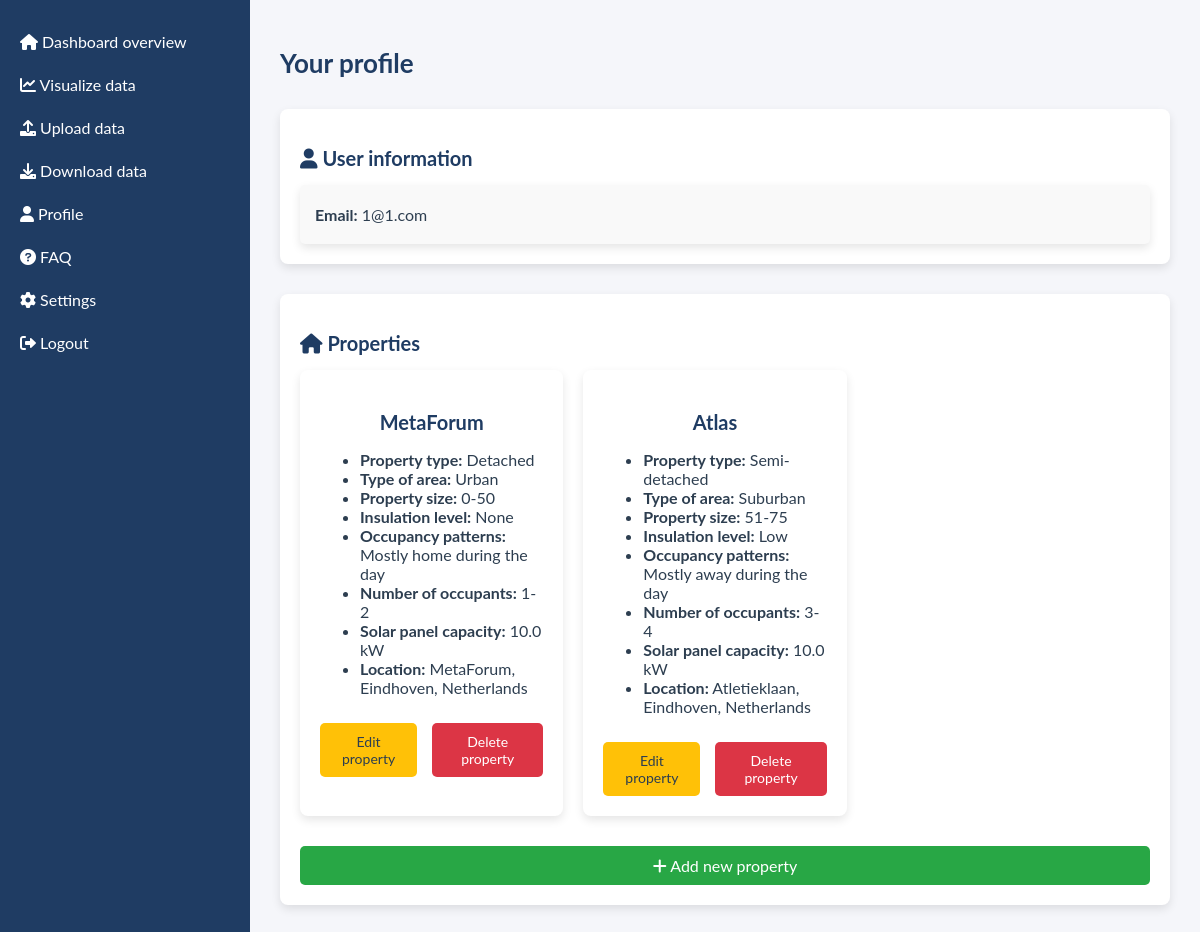
Screenshot of /profile (signed in) with the database file from the repository.
### tables this page shows
CREATE TABLE houses (
                id INTEGER PRIMARY KEY AUTOINCREMENT,
                user_id INTEGER NOT NULL,
                name TEXT NOT NULL,
                type_of_area TEXT NOT NULL,
                house_type TEXT NOT NULL,
                house_size TEXT NOT NULL,
                occupants TEXT NOT NULL,
                occupancy_patterns TEXT NOT NULL,
                insulation_level TEXT NOT NULL,
                solar_capacity REAL NOT NULL,
                location TEXT,
                FOREIGN KEY(user_id) REFERENCES users(id)
            );

### app.py (the view)
@app.route('/profile')
def profile():
    if 'user_id' not in session:
        return redirect(url_for('login'))
    user_id = session['user_id']
    with sqlite3.connect(db_file) as conn:
        conn.row_factory = sqlite3.Row
        c = conn.cursor()
        c.execute('''
            SELECT id, user_id, name, type_of_area, house_size, house_type,
                   insulation_level, occupants, occupancy_patterns, solar_capacity, location
            FROM houses
            WHERE user_id = ?
        ''', (user_id,))
        houses = c.fetchall()
    return render_template('profile.html', houses=houses)

### templates/profile.html (shortened to what this page needs)
<!DOCTYPE html>
<html lang="en">
<head>
    <link rel="stylesheet" href="{{ url_for('static', filename='css/sidebar.css') }}">
    <link rel="stylesheet" href="{{ url_for('static', filename='css/profile.css') }}">
    <link rel="stylesheet" href="https://cdnjs.cloudflare.com/ajax/libs/font-awesome/6.0.0-beta3/css/all.min.css">
</head>
<body>
    <div class="sidebar" id="sidebar">
        <a href="{{ url_for('dashboard') }}"><i class="fas fa-home"></i> Dashboard overview</a>
        <a href="{{ url_for('visualize_data') }}"><i class="fas fa-chart-line"></i> Visualize data</a>
        <a href="{{ url_for('upload') }}"><i class="fas fa-upload"></i> Upload data</a>
        <a href="{{ url_for('download') }}"><i class="fas fa-download"></i> Download data</a>
        <a href="{{ url_for('profile') }}"><i class="fas fa-user"></i> Profile</a>
        <a href="{{ url_for('faq') }}"><i class="fas fa-question-circle"></i> FAQ</a>
        <a href="{{ url_for('settings') }}"><i class="fas fa-cog"></i> Settings</a>
        <a href="{{ url_for('logout') }}"><i class="fas fa-sign-out-alt"></i> Logout</a>
    </div>
    <div class="dashboard-content">
        <h1 class="page-title">Your profile</h1>
        <div class="profile-section">
            <h2><i class="fas fa-user"></i> User information</h2>
            <div class="user-info">
                <p><strong>Email:</strong> {{ session['username'] }}</p>
            </div>
        </div>
        <div class="profile-section">
            <h2><i class="fas fa-home"></i> Properties</h2>
            <div class="houses-container">
                {% for house in houses %}
                <div class="house-card">
                    <h3>{{ house['name'] }}</h3>
                    <ul>
                        <li><strong>Property type:</strong> {{ house['house_type'] }}</li>
                        <li><strong>Type of area:</strong> {{ house['type_of_area'] }}</li>
                        <li><strong>Property size:</strong> {{ house['house_size'] }}</li>
                        <li><strong>Insulation level:</strong> {{ house['insulation_level'] }}</li>
                        <li><strong>Occupancy patterns:</strong> {{ house['occupancy_patterns'] }}</li>
                        <li><strong>Number of occupants:</strong> {{ house['occupants'] }}</li>
                        <li><strong>Solar panel capacity:</strong> {{ house['solar_capacity'] }} kW</li>
                        <li><strong>Location:</strong> {{ house['location'] }}</li>
                    </ul>
                    <div class="button-container">
                        <a href="{{ url_for('edit_house', house_id=house['id']) }}" class="btn edit-btn">Edit
                            property</a>
                        <a href="{{ url_for('delete_house', house_id=house['id']) }}" class="btn delete-btn"
                            onclick="return confirm('Are you sure you want to delete this house?');">Delete property</a>
                    </div>
                </div>
                {% endfor %}
                <a href="{{ url_for('add_house') }}" class="btn add-house-btn">
                    <i class="fas fa-plus"></i> Add new property
                </a>
            </div>
        </div>
    </div>
</body>
</html>

### static/css/sidebar.css (style rules this page uses)
.sidebar { width: 250px; height: 100%; position: fixed; top: 0; left: 0; background-color: #1f3c63; color: white; padding-top: 20px; text-align: left; z-index: 1000; }
.sidebar a { padding: 12px 20px; font-size: 16px; color: #fff; text-decoration: none; display: block; transition: background-color 0.3s, color 0.3s; font-family: 'Lato', sans-serif; font-weight: 400; }

### static/css/profile.css (style rules this page uses)
body { font-family: 'Lato', sans-serif; background-color: #f5f6fa; color: #2d3e50; margin: 0; text-align: left; }
.dashboard-content { margin-left: 250px; padding: 30px; background-color: #f5f6fa; }
.page-title { font-size: 26px; font-weight: bold; color: #1f3c63; margin-bottom: 30px; }
.profile-section { background: #ffffff; padding: 20px; border-radius: 8px; box-shadow: 0 4px 10px rgba(0, 0, 0, 0.1); margin-bottom: 30px; }
.profile-section h2 { font-size: 20px; font-weight: bold; color: #1f3c63; margin-bottom: 15px; }
.user-info { background: #f9f9f9; padding: 15px; border-radius: 5px; box-shadow: 0 4px 10px rgba(0, 0, 0, 0.1); }
.user-info p { font-size: 16px; margin: 5px 0; }
.houses-container { display: flex; flex-wrap: wrap; gap: 20px; justify-content: flex-start; }
.house-card { background: #ffffff; padding: 20px; border-radius: 8px; box-shadow: 0 4px 10px rgba(0, 0, 0, 0.1); width: calc(33.333% - 20px); transition: transform 0.3s ease, box-shadow 0.3s ease; box-sizing: border-box; text-align: left; }
.house-card h3 { font-size: 20px; color: #1f3c63; margin-bottom: 15px; text-align: center; }
.button-container { display: flex; gap: 15px; justify-content: center; }
.btn { display: inline-block; padding: 10px 15px; font-size: 14px; color: #ffffff; border: none; border-radius: 5px; cursor: pointer; text-align: center; text-decoration: none; transition: background-color 0.3s ease; margin-top: 10px; }
.add-house-btn { background-color: #28a745; font-size: 16px; width: 100%; }
.edit-btn { background-color: #ffc107; color: #2d3e50; }
.delete-btn { background-color: #dc3545; }

### rows the page displays
houses: name "MetaForum", house_type "Detached", type_of_area "Urban", house_size "0-50", insulation_level "None", occupancy_patterns "Mostly home during the day", occupants "1-2", solar_capacity "10.0", location "MetaForum, Eindhoven, Netherlands"
houses: name "Atlas", house_type "Semi-detached", type_of_area "Suburban", house_size "51-75", insulation_level "Low", occupancy_patterns "Mostly away during the day", occupants "3-4", solar_capacity "10.0", location "Atletieklaan, Eindhoven, Netherlands"

### other values shown
{{ session['username'] }} "1@1.com"
